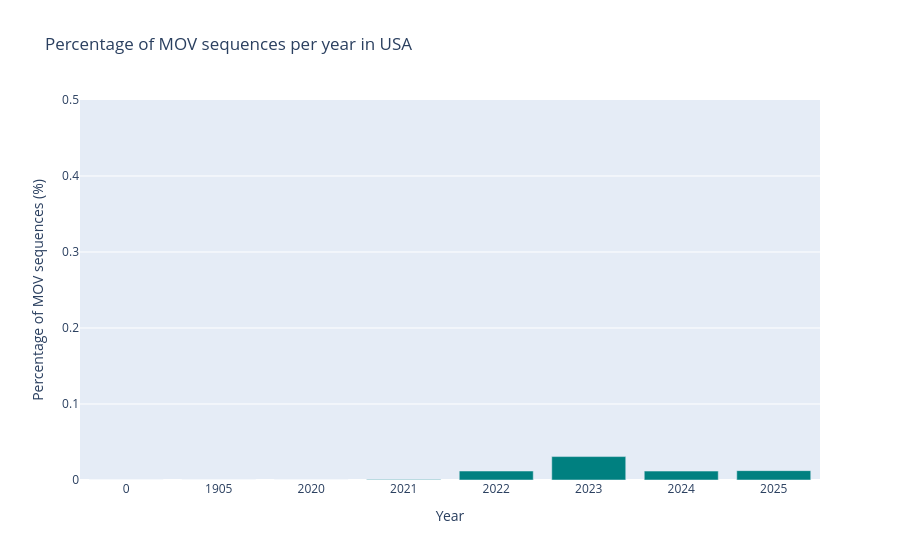

The notebook cell saved with this chart:
### Code cell
# Functon to extract proportion of mov_seqs per country per year
def plot_mov_proportion(df, country):
    df_country = df[df["country"] == country]
    total_seqs = df_country["Year"].value_counts().reset_index()
    mov_seqs = df_country[(df_country["LLR"]>3) & (df_country["sum_contexts"]>2)]["Year"].value_counts().reset_index()
    #mov_seqs = df_country[df_country["sum_llrs"]>6]["Year"].value_counts().reset_index()
    merged = total_seqs.merge(mov_seqs, on=total_seqs.columns[0], how="left").fillna(0)
    merged.columns = ["Year", "total_seqs", "mov_seqs"]
    merged["proportion_mov"] = (merged["mov_seqs"] / merged["total_seqs"]) * 100
    merged = merged[merged["Year"] != "0"].astype({"Year": str})

    fig = px.bar(merged.sort_values(by="Year"),
        x="Year", y="proportion_mov",
        title=f"Percentage of MOV sequences per year in {country}",
        color_discrete_sequence=["teal"]
    )
    fig.update_layout(xaxis_title="Year", yaxis_title="Percentage of MOV sequences (%)")
    fig.update_yaxes(range=[0, 0.5])
    fig.show()
    #fig.write_image(f"/Users/reem/{country}_MOV_Proportion_per_Year.svg")
    return merged


#plot_mov_proportion(df, country="Australia")      
plot_mov_proportion(df, country="USA")

### Figure 1 — Plotly figure (JSON) as saved in the notebook; plotly's stock layout.template omitted (floating-point values rounded to 4 significant figures)
{"data": [{"hovertemplate": "Year=%{x}<br>proportion_mov=%{y}<extra></extra>", "legendgroup": "", "marker": {"color": "teal", "pattern": {"shape": ""}}, "name": "", "orientation": "v", "showlegend": false, "textposition": "auto", "type": "bar", "x": ["0", "1905", "2020", "2021", "2022", "2023", "2024", "2025"], "xaxis": "x", "y": [0.0, 0.0, 0.0, 0.0007922, 0.0118, 0.03081, 0.01174, 0.01233], "yaxis": "y"}], "layout": {"barmode": "relative", "legend": {"tracegroupgap": 0}, "title": {"text": "Percentage of MOV sequences per year in USA"}, "xaxis": {"anchor": "y", "domain": [0, 1], "title": {"text": "Year"}}, "yaxis": {"anchor": "x", "domain": [0, 1], "range": [0, 0.5], "title": {"text": "Percentage of MOV sequences (%)"}}}}
